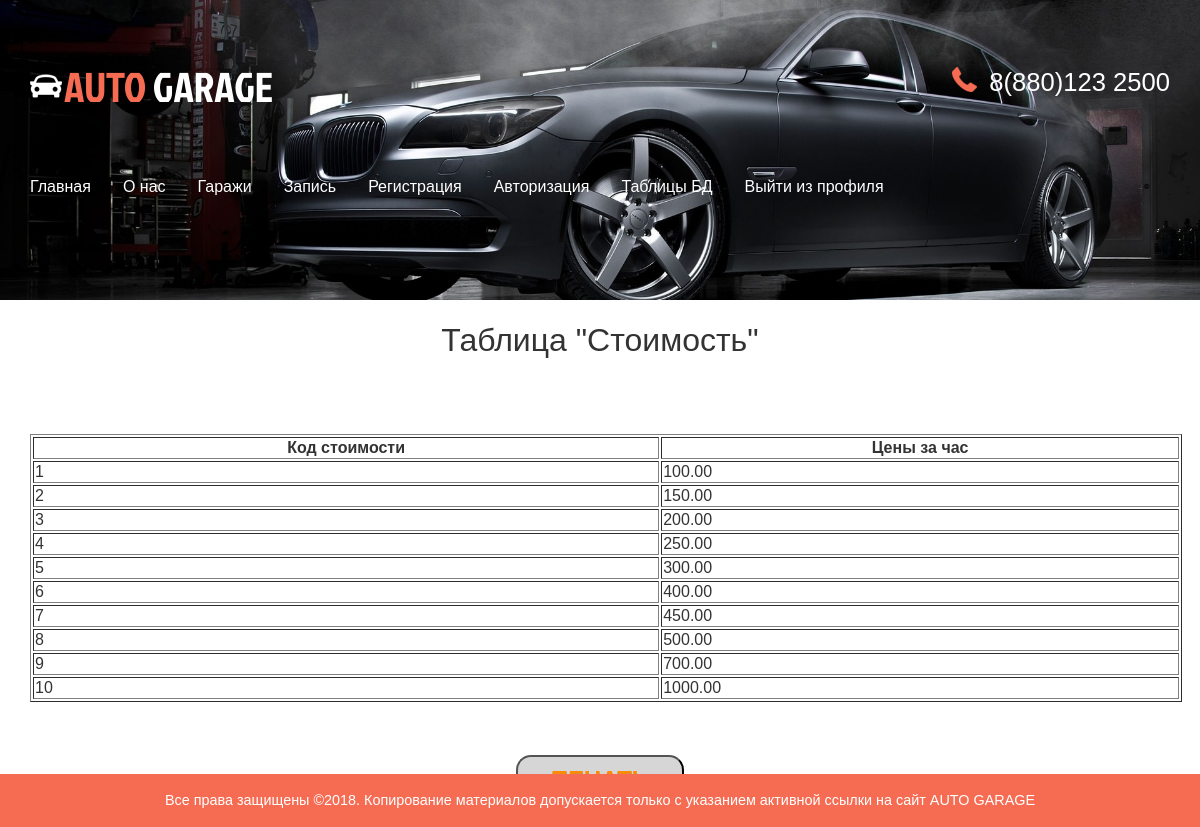
Screenshot of /php_cena.php with the database file from the repository.
### tables this page shows
CREATE TABLE `cena` (
  `id_stoimost` int(11) NOT NULL,
  `cena_za_chas` decimal(10,2) NOT NULL
);

### php_cena.php (the view, shortened to what this page needs)
<?php include "base.php"; ?>
<html>
<head>
<link href="css/bootstrap.css" rel='stylesheet' type='text/css' />
<link href="css/style.css" rel='stylesheet' type='text/css' />
</head>
<body>
<div class="banner banner2">
	 <div class="container">
	     <div class="header">
			 <div class="logo">
				 <h1><a href="index.php"><img src="images/car.png" alt=""/>AUTO <span>GARAGE</span></a></h1>
			 </div>
			 <div class="top_details">
				 <p><span></span> 8(880)123 2500</p>
				 </div>
			 <div class="clearfix"></div>
		 </div>
		 <nav class="navbar navbar-default">
			 	 <div class="collapse navbar-collapse nav-wil" id="bs-example-navbar-collapse-1">
				  <ul class="nav navbar-nav">
					<li><a href="admindex.php">Главная</a></li>
					<li><a href="admabout.php">О нас</a></li>
					<li><a href="admgallery.php">Гаражи</a></li>
					<li><a href="admzapis.php">Запись</a></li>
					<li><a href="admregistr.php">Регистрация</a></li>
					<li><a href="admautoriz.php">Авторизация</a></li>
					<li><a href="indexadmin.php">Таблицы БД</a></li>
					<li><a href="logout.php">Выйти из профиля</a></li>
				  </ul>
			 </div>
	      </nav>
	 </div>
</div>
<br><h1 align="center"> Таблица "Стоимость"</h1><br>
<table class="table" border=1 width=96% align="center">
 <tr>
<th>Код стоимости</th>
<th>Цены за час</th>
</tr>
<?php
$result=mysqli_query($conn, "SELECT id_stoimost, cena_za_chas
					from cena")
or die(mysqli_error());
$myrow =mysqli_fetch_array($result);
do{
echo "<tr>";
echo
"<td>".$myrow["id_stoimost"].
"</td>\n <td>".$myrow["cena_za_chas"].
"</td>\n";
echo "</tr>\n";
}
while ($myrow =mysqli_fetch_array($result));
?>
<br></table>
<br><center><button href="javascript://" onclick="print();" class="but2">Печать</button></center><br>
		<div class="footer2">
	 	      <div class="col-md-8 ftr2-bottom">
			<p>Все права защищены &copy<?php echo date("Y") ?>.  Копирование материалов допускается только с указанием активной ссылки на сайт <a href="index.php">AUTO GARAGE</a></p>
	 </div>
</div>
</body>
</html>

### css/style.css (style rules this page uses)
h4, h5, h6, h1, h2, h3 { margin: 0; }
ul, ol { margin: 0; padding:0; }
p { margin: 0; }
html, body { font-family: arial; font-size: 100%; background: #ffffff; height:100%; }
body a { transition:0.5s all; -webkit-transition:0.5s all; -moz-transition:0.5s all; -o-transition:0.5s all; -ms-transition:0.5s all; }
.banner { background:url(../images/bg4.jpg) no-repeat 0px -120px; background-size:cover; min-height:800px; }
.header { margin-top:4em; }
.logo { float:left; }
.logo h1 a { color:#F66C53; text-decoration:none; font-family:'JockeyOne-Regular'; font-size:1.3em; font-weight: normal; }
.logo h1 a img { margin-right:2px; vertical-align:initial; }
.logo h1 a span { color:#fff; }
.top_details { float:right; }
.top_details p { color:#fff; font-size:1.6em; margin-bottom:0.5em; }
.top_details p span { background: url(../images/phn.png) no-repeat 0px 0px; width: 25px; height: 29px; display: inline-block; margin-right: 5px; vertical-align: text-bottom; }
.navbar-default { background:none; border:none; }
.navbar-default ul li { display:inline-block; }
.navbar-default ul li a { display:block; color:#fff; text-decoration:none; padding:0 2em 0 0; }
.navbar-default .navbar-nav > li > a { color:#fff; }
.navbar-collapse { padding:0; }
.navbar { margin:4em 0; }
.footer2 { margin: 0px; position: fixed; left: 0; right: 0; bottom: 0; width: 100%; }
.ftr2-bottom { background: #F66C53; width:100%; padding:1em 0; text-align:center; margin: 0px;yyy }
.ftr2-bottom p { color: #fff; font-size: 0.9em; text-align:center; }
.ftr2-bottom p a { color:#fff; }
.banner2 { background: url(../images/bg4.jpg) no-repeat 0px -192px; background-size: cover; min-height: 300px; }

### rows the page displays
cena: id_stoimost "1", cena_za_chas "100.00"
cena: id_stoimost "2", cena_za_chas "150.00"
cena: id_stoimost "3", cena_za_chas "200.00"
cena: id_stoimost "4", cena_za_chas "250.00"
cena: id_stoimost "5", cena_za_chas "300.00"
cena: id_stoimost "6", cena_za_chas "400.00"
cena: id_stoimost "7", cena_za_chas "450.00"
cena: id_stoimost "8", cena_za_chas "500.00"
cena: id_stoimost "9", cena_za_chas "700.00"
cena: id_stoimost "10", cena_za_chas "1000.00"
